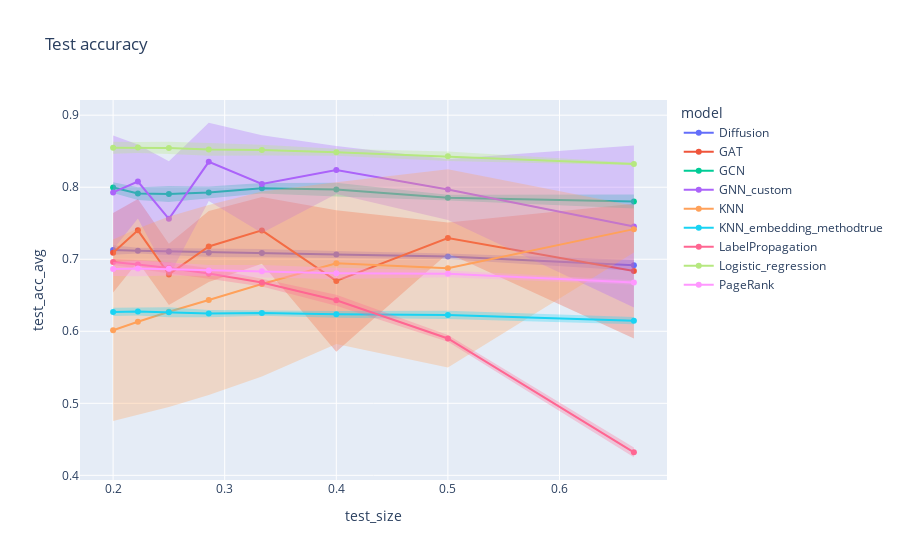

Here is the notebook cell this chart was saved with:
### Markdown cell above
`Wikivitals`

### Code cell
# Compute average and standard deviation according to values of k
grouped = df.groupby(['dataset', 'model', 'k', 'train_size', 'test_size'])[['train_acc', 'test_acc']].agg({'train_acc': ['mean', 'std'], 'test_acc': ['mean', 'std']}).reset_index()
grouped.columns = ['dataset', 'model', 'k', 'train_size', 'test_size', 'train_acc_avg', 'train_acc_std', 'test_acc_avg', 'test_acc_std', ]
grouped

# Test split
for error_y_mode in {'band'}:
    fig = line(
        data_frame = grouped[grouped['dataset']=='wikivitals'],
        x = 'test_size',
        y = 'test_acc_avg',
        error_y = 'test_acc_std',
        error_y_mode = error_y_mode,
        color = 'model',
        title = f'Test accuracy',
        markers = '.',
    )
    fig.show()

### Figure 1 — Plotly figure (JSON) as saved in the notebook; plotly's stock layout.template omitted (floating-point values rounded to 4 significant figures)
{"data": [{"fill": "toself", "fillcolor": "rgba(99,110,250,.3)", "hoverinfo": "skip", "legendgroup": "Diffusion", "line": {"color": "rgba(255,255,255,0)"}, "showlegend": false, "type": "scatter", "x": [0.6667, 0.5, 0.4, 0.3333, 0.2857, 0.25, 0.2222, 0.2, 0.2, 0.2222, 0.25, 0.2857, 0.3333, 0.4, 0.5, 0.6667], "xaxis": "x", "y": [0.6991, 0.7079, 0.7113, 0.7142, 0.7148, 0.7158, 0.7159, 0.7194, 0.7064, 0.7079, 0.7055, 0.7033, 0.7028, 0.7017, 0.6998, 0.6839], "yaxis": "y"}, {"hovertemplate": "model=Diffusion<br>test_size=%{x}<br>test_acc_avg=%{y}<extra></extra>", "legendgroup": "Diffusion", "line": {"color": "#636efa", "dash": "solid"}, "marker": {"symbol": "circle"}, "mode": "lines+markers", "name": "Diffusion", "orientation": "v", "showlegend": true, "type": "scatter", "x": [0.6667, 0.5, 0.4, 0.3333, 0.2857, 0.25, 0.2222, 0.2], "xaxis": "x", "y": [0.6915, 0.7039, 0.7065, 0.7085, 0.709, 0.7107, 0.7119, 0.7129], "yaxis": "y"}, {"fill": "toself", "fillcolor": "rgba(239,85,59,.3)", "hoverinfo": "skip", "legendgroup": "GAT", "line": {"color": "rgba(255,255,255,0)"}, "showlegend": false, "type": "scatter", "x": [0.6667, 0.5, 0.4, 0.3333, 0.2857, 0.25, 0.2222, 0.2, 0.2, 0.2222, 0.25, 0.2857, 0.3333, 0.4, 0.5, 0.6667], "xaxis": "x", "y": [0.7772, 0.7509, 0.7681, 0.7864, 0.767, 0.7214, 0.7836, 0.7643, 0.6538, 0.6966, 0.6365, 0.6685, 0.6937, 0.5717, 0.7082, 0.5899], "yaxis": "y"}, {"hovertemplate": "model=GAT<br>test_size=%{x}<br>test_acc_avg=%{y}<extra></extra>", "legendgroup": "GAT", "line": {"color": "#EF553B", "dash": "solid"}, "marker": {"symbol": "circle"}, "mode": "lines+markers", "name": "GAT", "orientation": "v", "showlegend": true, "type": "scatter", "x": [0.6667, 0.5, 0.4, 0.3333, 0.2857, 0.25, 0.2222, 0.2], "xaxis": "x", "y": [0.6835, 0.7296, 0.6699, 0.7401, 0.7177, 0.6789, 0.7401, 0.709], "yaxis": "y"}, {"fill": "toself", "fillcolor": "rgba(0,204,150,.3)", "hoverinfo": "skip", "legendgroup": "GCN", "line": {"color": "rgba(255,255,255,0)"}, "showlegend": false, "type": "scatter", "x": [0.6667, 0.5, 0.4, 0.3333, 0.2857, 0.25, 0.2222, 0.2, 0.2, 0.2222, 0.25, 0.2857, 0.3333, 0.4, 0.5, 0.6667], "xaxis": "x", "y": [0.79, 0.7895, 0.8061, 0.8058, 0.801, 0.8018, 0.8001, 0.807, 0.7919, 0.7823, 0.7794, 0.7842, 0.7914, 0.7872, 0.7815, 0.7704], "yaxis": "y"}, {"hovertemplate": "model=GCN<br>test_size=%{x}<br>test_acc_avg=%{y}<extra></extra>", "legendgroup": "GCN", "line": {"color": "#00cc96", "dash": "solid"}, "marker": {"symbol": "circle"}, "mode": "lines+markers", "name": "GCN", "orientation": "v", "showlegend": true, "type": "scatter", "x": [0.6667, 0.5, 0.4, 0.3333, 0.2857, 0.25, 0.2222, 0.2], "xaxis": "x", "y": [0.7802, 0.7855, 0.7967, 0.7986, 0.7926, 0.7906, 0.7912, 0.7995], "yaxis": "y"}, {"fill": "toself", "fillcolor": "rgba(171,99,250,.3)", "hoverinfo": "skip", "legendgroup": "GNN_custom", "line": {"color": "rgba(255,255,255,0)"}, "showlegend": false, "type": "scatter", "x": [0.6667, 0.5, 0.4, 0.3333, 0.2857, 0.25, 0.2222, 0.2, 0.2, 0.2222, 0.25, 0.2857, 0.3333, 0.4, 0.5, 0.6667], "xaxis": "x", "y": [0.8581, 0.8391, 0.8573, 0.8722, 0.8895, 0.8362, 0.8592, 0.8718, 0.7137, 0.7567, 0.6761, 0.781, 0.7366, 0.7905, 0.7545, 0.6331], "yaxis": "y"}, {"hovertemplate": "model=GNN_custom<br>test_size=%{x}<br>test_acc_avg=%{y}<extra></extra>", "legendgroup": "GNN_custom", "line": {"color": "#ab63fa", "dash": "solid"}, "marker": {"symbol": "circle"}, "mode": "lines+markers", "name": "GNN_custom", "orientation": "v", "showlegend": true, "type": "scatter", "x": [0.6667, 0.5, 0.4, 0.3333, 0.2857, 0.25, 0.2222, 0.2], "xaxis": "x", "y": [0.7456, 0.7968, 0.8239, 0.8044, 0.8352, 0.7562, 0.8079, 0.7928], "yaxis": "y"}, {"fill": "toself", "fillcolor": "rgba(255,161,90,.3)", "hoverinfo": "skip", "legendgroup": "KNN", "line": {"color": "rgba(255,255,255,0)"}, "showlegend": false, "type": "scatter", "x": [0.6667, 0.5, 0.4, 0.3333, 0.2857, 0.25, 0.2222, 0.2, 0.2, 0.2222, 0.25, 0.2857, 0.3333, 0.4, 0.5, 0.6667], "xaxis": "x", "y": [0.7742, 0.825, 0.8068, 0.7942, 0.7752, 0.7595, 0.7428, 0.7275, 0.4754, 0.4837, 0.4949, 0.5115, 0.5371, 0.5822, 0.5497, 0.7094], "yaxis": "y"}, {"hovertemplate": "model=KNN<br>test_size=%{x}<br>test_acc_avg=%{y}<extra></extra>", "legendgroup": "KNN", "line": {"color": "#FFA15A", "dash": "solid"}, "marker": {"symbol": "circle"}, "mode": "lines+markers", "name": "KNN", "orientation": "v", "showlegend": true, "type": "scatter", "x": [0.6667, 0.5, 0.4, 0.3333, 0.2857, 0.25, 0.2222, 0.2], "xaxis": "x", "y": [0.7418, 0.6874, 0.6945, 0.6656, 0.6433, 0.6272, 0.6133, 0.6014], "yaxis": "y"}, {"fill": "toself", "fillcolor": "rgba(25,211,243,.3)", "hoverinfo": "skip", "legendgroup": "KNN_embedding_methodtrue", "line": {"color": "rgba(255,255,255,0)"}, "showlegend": false, "type": "scatter", "x": [0.6667, 0.5, 0.4, 0.3333, 0.2857, 0.25, 0.2222, 0.2, 0.2, 0.2222, 0.25, 0.2857, 0.3333, 0.4, 0.5, 0.6667], "xaxis": "x", "y": [0.6197, 0.6284, 0.6283, 0.6293, 0.6297, 0.6334, 0.6329, 0.6327, 0.621, 0.6218, 0.6195, 0.6196, 0.6216, 0.6186, 0.6169, 0.6098], "yaxis": "y"}, {"hovertemplate": "model=KNN_embedding_methodtrue<br>test_size=%{x}<br>test_acc_avg=%{y}<extra></extra>", "legendgroup": "KNN_embedding_methodtrue", "line": {"color": "#19d3f3", "dash": "solid"}, "marker": {"symbol": "circle"}, "mode": "lines+markers", "name": "KNN_embedding_methodtrue", "orientation": "v", "showlegend": true, "type": "scatter", "x": [0.6667, 0.5, 0.4, 0.3333, 0.2857, 0.25, 0.2222, 0.2], "xaxis": "x", "y": [0.6147, 0.6227, 0.6235, 0.6254, 0.6246, 0.6265, 0.6273, 0.6269], "yaxis": "y"}, {"fill": "toself", "fillcolor": "rgba(255,102,146,.3)", "hoverinfo": "skip", "legendgroup": "LabelPropagation", "line": {"color": "rgba(255,255,255,0)"}, "showlegend": false, "type": "scatter", "x": [0.6667, 0.5, 0.4, 0.3333, 0.2857, 0.25, 0.2222, 0.2, 0.2, 0.2222, 0.25, 0.2857, 0.3333, 0.4, 0.5, 0.6667], "xaxis": "x", "y": [0.4387, 0.5948, 0.6508, 0.6729, 0.6876, 0.6957, 0.6988, 0.7005, 0.692, 0.6865, 0.6801, 0.6731, 0.6623, 0.6353, 0.5853, 0.4251], "yaxis": "y"}, {"hovertemplate": "model=LabelPropagation<br>test_size=%{x}<br>test_acc_avg=%{y}<extra></extra>", "legendgroup": "LabelPropagation", "line": {"color": "#FF6692", "dash": "solid"}, "marker": {"symbol": "circle"}, "mode": "lines+markers", "name": "LabelPropagation", "orientation": "v", "showlegend": true, "type": "scatter", "x": [0.6667, 0.5, 0.4, 0.3333, 0.2857, 0.25, 0.2222, 0.2], "xaxis": "x", "y": [0.4319, 0.5901, 0.643, 0.6676, 0.6804, 0.6879, 0.6926, 0.6962], "yaxis": "y"}, {"fill": "toself", "fillcolor": "rgba(182,232,128,.3)", "hoverinfo": "skip", "legendgroup": "Logistic_regression", "line": {"color": "rgba(255,255,255,0)"}, "showlegend": false, "type": "scatter", "x": [0.6667, 0.5, 0.4, 0.3333, 0.2857, 0.25, 0.2222, 0.2, 0.2, 0.2222, 0.25, 0.2857, 0.3333, 0.4, 0.5, 0.6667], "xaxis": "x", "y": [0.8338, 0.8496, 0.8535, 0.8589, 0.8613, 0.863, 0.8628, 0.8632, 0.8466, 0.8476, 0.8463, 0.8437, 0.8441, 0.8438, 0.8364, 0.8303], "yaxis": "y"}, {"hovertemplate": "model=Logistic_regression<br>test_size=%{x}<br>test_acc_avg=%{y}<extra></extra>", "legendgroup": "Logistic_regression", "line": {"color": "#B6E880", "dash": "solid"}, "marker": {"symbol": "circle"}, "mode": "lines+markers", "name": "Logistic_regression", "orientation": "v", "showlegend": true, "type": "scatter", "x": [0.6667, 0.5, 0.4, 0.3333, 0.2857, 0.25, 0.2222, 0.2], "xaxis": "x", "y": [0.8321, 0.843, 0.8487, 0.8515, 0.8525, 0.8546, 0.8552, 0.8549], "yaxis": "y"}, {"fill": "toself", "fillcolor": "rgba(255,151,255,.3)", "hoverinfo": "skip", "legendgroup": "PageRank", "line": {"color": "rgba(255,255,255,0)"}, "showlegend": false, "type": "scatter", "x": [0.6667, 0.5, 0.4, 0.3333, 0.2857, 0.25, 0.2222, 0.2, 0.2, 0.2222, 0.25, 0.2857, 0.3333, 0.4, 0.5, 0.6667], "xaxis": "x", "y": [0.671, 0.6843, 0.6883, 0.6921, 0.6922, 0.6962, 0.6984, 0.6961, 0.6766, 0.6762, 0.6776, 0.6768, 0.6746, 0.6726, 0.6751, 0.6647], "yaxis": "y"}, {"hovertemplate": "model=PageRank<br>test_size=%{x}<br>test_acc_avg=%{y}<extra></extra>", "legendgroup": "PageRank", "line": {"color": "#FF97FF", "dash": "solid"}, "marker": {"symbol": "circle"}, "mode": "lines+markers", "name": "PageRank", "orientation": "v", "showlegend": true, "type": "scatter", "x": [0.6667, 0.5, 0.4, 0.3333, 0.2857, 0.25, 0.2222, 0.2], "xaxis": "x", "y": [0.6678, 0.6797, 0.6805, 0.6833, 0.6845, 0.6869, 0.6873, 0.6863], "yaxis": "y"}], "layout": {"legend": {"title": {"text": "model"}, "tracegroupgap": 0}, "title": {"text": "Test accuracy"}, "xaxis": {"anchor": "y", "domain": [0, 1], "title": {"text": "test_size"}}, "yaxis": {"anchor": "x", "domain": [0, 1], "title": {"text": "test_acc_avg"}}}}
